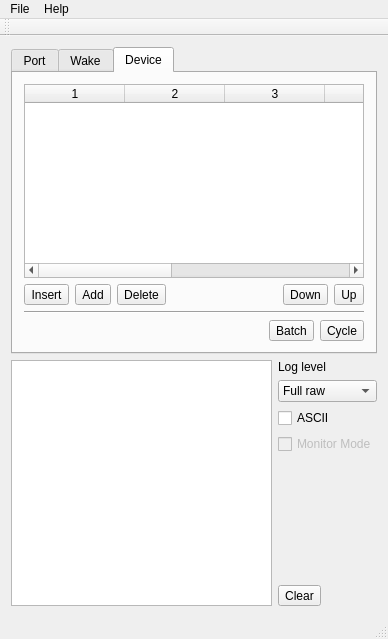
<?xml version="1.0" encoding="UTF-8"?>
<ui version="4.0">
 <class>MainWindow</class>
 <widget class="QMainWindow" name="MainWindow">
  <property name="geometry">
   <rect>
    <x>0</x>
    <y>0</y>
    <width>388</width>
    <height>639</height>
   </rect>
  </property>
  <property name="windowTitle">
   <string>qWake</string>
  </property>
  <widget class="QWidget" name="centralWidget">
   <layout class="QVBoxLayout" name="verticalLayout_10">
    <item>
     <widget class="QTabWidget" name="tabWidget">
      <property name="currentIndex">
       <number>2</number>
      </property>
      <widget class="QWidget" name="tab">
       <attribute name="title">
        <string>Port</string>
       </attribute>
       <layout class="QVBoxLayout" name="verticalLayout_15">
        <item>
         <layout class="QHBoxLayout" name="horizontalLayout_10">
          <item>
           <layout class="QVBoxLayout" name="verticalLayout">
            <item>
             <widget class="QLabel" name="label">
              <property name="text">
               <string>Name</string>
              </property>
             </widget>
            </item>
            <item>
             <widget class="QComboBox" name="cbxPort"/>
            </item>
           </layout>
          </item>
          <item>
           <layout class="QVBoxLayout" name="verticalLayout_2">
            <item>
             <widget class="QLabel" name="label_2">
              <property name="text">
               <string>Speed</string>
              </property>
             </widget>
            </item>
            <item>
             <widget class="QComboBox" name="cbxSpeed">
              <property name="enabled">
               <bool>true</bool>
              </property>
              <property name="editable">
               <bool>false</bool>
              </property>
              <property name="currentIndex">
               <number>7</number>
              </property>
              <item>
               <property name="text">
                <string>1200</string>
               </property>
              </item>
              <item>
               <property name="text">
                <string>2400</string>
               </property>
              </item>
              <item>
               <property name="text">
                <string>4800</string>
               </property>
              </item>
              <item>
               <property name="text">
                <string>9600</string>
               </property>
              </item>
              <item>
               <property name="text">
                <string>19200</string>
               </property>
              </item>
              <item>
               <property name="text">
                <string>38400</string>
               </property>
              </item>
              <item>
               <property name="text">
                <string>57600</string>
               </property>
              </item>
              <item>
               <property name="text">
                <string>115200</string>
               </property>
              </item>
              <item>
               <property name="text">
                <string>230400</string>
               </property>
              </item>
              <item>
               <property name="text">
                <string>460800</string>
               </property>
              </item>
              <item>
               <property name="text">
                <string>921600</string>
               </property>
              </item>
             </widget>
            </item>
           </layout>
          </item>
          <item>
           <layout class="QVBoxLayout" name="verticalLayout_3">
            <item>
             <widget class="QLabel" name="label_3">
              <property name="text">
               <string>Timeout</string>
              </property>
             </widget>
            </item>
            <item>
             <widget class="QSpinBox" name="sbxTimeout">
              <property name="enabled">
               <bool>true</bool>
              </property>
              <property name="maximum">
               <number>10000</number>
              </property>
              <property name="value">
               <number>200</number>
              </property>
             </widget>
            </item>
           </layout>
          </item>
          <item>
           <spacer name="horizontalSpacer_4">
            <property name="orientation">
             <enum>Qt::Horizontal</enum>
            </property>
            <property name="sizeHint" stdset="0">
             <size>
              <width>40</width>
              <height>20</height>
             </size>
            </property>
           </spacer>
          </item>
         </layout>
        </item>
        <item>
         <layout class="QHBoxLayout" name="horizontalLayout_9">
          <item>
           <layout class="QVBoxLayout" name="verticalLayout_4">
            <item>
             <widget class="QLabel" name="label_4">
              <property name="text">
               <string>RTS Mode</string>
              </property>
             </widget>
            </item>
            <item>
             <widget class="QComboBox" name="comboBox_3">
              <property name="enabled">
               <bool>false</bool>
              </property>
              <item>
               <property name="text">
                <string>Disable</string>
               </property>
              </item>
              <item>
               <property name="text">
                <string>Enable</string>
               </property>
              </item>
              <item>
               <property name="text">
                <string>Handshake</string>
               </property>
              </item>
              <item>
               <property name="text">
                <string>Toggle</string>
               </property>
              </item>
             </widget>
            </item>
           </layout>
          </item>
          <item>
           <layout class="QVBoxLayout" name="verticalLayout_5">
            <item>
             <widget class="QLabel" name="label_5">
              <property name="text">
               <string>DTR Mode</string>
              </property>
             </widget>
            </item>
            <item>
             <widget class="QComboBox" name="comboBox_4">
              <property name="enabled">
               <bool>false</bool>
              </property>
              <item>
               <property name="text">
                <string>Disable</string>
               </property>
              </item>
              <item>
               <property name="text">
                <string>Enable</string>
               </property>
              </item>
              <item>
               <property name="text">
                <string>Toggle</string>
               </property>
              </item>
             </widget>
            </item>
           </layout>
          </item>
          <item>
           <layout class="QVBoxLayout" name="verticalLayout_22">
            <item>
             <widget class="QLabel" name="label_19">
              <property name="text">
               <string/>
              </property>
             </widget>
            </item>
            <item>
             <widget class="QCheckBox" name="checkBox">
              <property name="enabled">
               <bool>false</bool>
              </property>
              <property name="text">
               <string>TX Only</string>
              </property>
             </widget>
            </item>
           </layout>
          </item>
          <item>
           <spacer name="horizontalSpacer_3">
            <property name="orientation">
             <enum>Qt::Horizontal</enum>
            </property>
            <property name="sizeHint" stdset="0">
             <size>
              <width>40</width>
              <height>20</height>
             </size>
            </property>
           </spacer>
          </item>
         </layout>
        </item>
        <item>
         <spacer name="verticalSpacer">
          <property name="orientation">
           <enum>Qt::Vertical</enum>
          </property>
          <property name="sizeHint" stdset="0">
           <size>
            <width>20</width>
            <height>40</height>
           </size>
          </property>
         </spacer>
        </item>
        <item>
         <layout class="QHBoxLayout" name="horizontalLayout_11">
          <item>
           <spacer name="horizontalSpacer_2">
            <property name="orientation">
             <enum>Qt::Horizontal</enum>
            </property>
            <property name="sizeHint" stdset="0">
             <size>
              <width>40</width>
              <height>20</height>
             </size>
            </property>
           </spacer>
          </item>
          <item>
           <widget class="QPushButton" name="pbConnect">
            <property name="text">
             <string>Connect</string>
            </property>
           </widget>
          </item>
         </layout>
        </item>
        <item>
         <widget class="Line" name="line">
          <property name="orientation">
           <enum>Qt::Horizontal</enum>
          </property>
         </widget>
        </item>
        <item>
         <layout class="QHBoxLayout" name="horizontalLayout_4">
          <item>
           <widget class="QLineEdit" name="lePortData">
            <property name="toolTip">
             <string>Try send packet with fake CRC :)</string>
            </property>
           </widget>
          </item>
          <item>
           <widget class="QPushButton" name="pbPortSend">
            <property name="text">
             <string>Send</string>
            </property>
           </widget>
          </item>
         </layout>
        </item>
       </layout>
      </widget>
      <widget class="QWidget" name="tab_2">
       <attribute name="title">
        <string>Wake</string>
       </attribute>
       <layout class="QVBoxLayout" name="verticalLayout_23">
        <item>
         <layout class="QHBoxLayout" name="horizontalLayout_2">
          <item>
           <layout class="QVBoxLayout" name="verticalLayout_8">
            <item>
             <widget class="QLabel" name="label_7">
              <property name="text">
               <string>Address</string>
              </property>
             </widget>
            </item>
            <item>
             <widget class="HexSpinBox" name="hsbAddr">
              <property name="prefix">
               <string>0x</string>
              </property>
              <property name="maximum">
               <number>255</number>
              </property>
              <property name="value">
               <number>0</number>
              </property>
             </widget>
            </item>
           </layout>
          </item>
          <item>
           <layout class="QVBoxLayout" name="verticalLayout_9">
            <item>
             <widget class="QLabel" name="label_8">
              <property name="text">
               <string>Command</string>
              </property>
             </widget>
            </item>
            <item>
             <widget class="HexSpinBox" name="hsbCmd">
              <property name="prefix">
               <string>0x</string>
              </property>
              <property name="maximum">
               <number>255</number>
              </property>
              <property name="value">
               <number>3</number>
              </property>
             </widget>
            </item>
           </layout>
          </item>
          <item>
           <layout class="QVBoxLayout" name="verticalLayout_7">
            <item>
             <widget class="QLabel" name="label_6">
              <property name="text">
               <string>Data</string>
              </property>
             </widget>
            </item>
            <item>
             <widget class="QLineEdit" name="leWakeData">
              <property name="sizePolicy">
               <sizepolicy hsizetype="Expanding" vsizetype="Fixed">
                <horstretch>0</horstretch>
                <verstretch>0</verstretch>
               </sizepolicy>
              </property>
             </widget>
            </item>
           </layout>
          </item>
          <item>
           <layout class="QVBoxLayout" name="verticalLayout_11">
            <item>
             <widget class="QLabel" name="label_10">
              <property name="text">
               <string/>
              </property>
             </widget>
            </item>
            <item>
             <widget class="QToolButton" name="pbSend">
              <property name="text">
               <string>...</string>
              </property>
              <property name="icon">
               <iconset>
                <normaloff>:/Start.ico</normaloff>:/Start.ico</iconset>
              </property>
             </widget>
            </item>
           </layout>
          </item>
         </layout>
        </item>
        <item>
         <spacer name="verticalSpacer_2">
          <property name="orientation">
           <enum>Qt::Vertical</enum>
          </property>
          <property name="sizeHint" stdset="0">
           <size>
            <width>20</width>
            <height>125</height>
           </size>
          </property>
         </spacer>
        </item>
       </layout>
      </widget>
      <widget class="QWidget" name="tab_3">
       <attribute name="title">
        <string>Device</string>
       </attribute>
       <layout class="QVBoxLayout" name="verticalLayout_14">
        <item>
         <layout class="QHBoxLayout" name="horizontalLayout_3"/>
        </item>
        <item>
         <widget class="QTableWidget" name="tableWidget">
          <property name="alternatingRowColors">
           <bool>true</bool>
          </property>
          <property name="selectionMode">
           <enum>QAbstractItemView::SingleSelection</enum>
          </property>
          <property name="selectionBehavior">
           <enum>QAbstractItemView::SelectRows</enum>
          </property>
          <property name="gridStyle">
           <enum>Qt::SolidLine</enum>
          </property>
          <property name="rowCount">
           <number>0</number>
          </property>
          <property name="columnCount">
           <number>7</number>
          </property>
          <column/>
          <column/>
          <column/>
          <column/>
          <column/>
          <column/>
          <column/>
         </widget>
        </item>
        <item>
         <layout class="QHBoxLayout" name="horizontalLayout_5">
          <item>
           <widget class="QToolButton" name="tbInsertRow">
            <property name="text">
             <string>Insert</string>
            </property>
           </widget>
          </item>
          <item>
           <widget class="QToolButton" name="tbAddCmd">
            <property name="text">
             <string>Add</string>
            </property>
           </widget>
          </item>
          <item>
           <widget class="QToolButton" name="toolButton_5">
            <property name="text">
             <string>Delete</string>
            </property>
           </widget>
          </item>
          <item>
           <spacer name="horizontalSpacer">
            <property name="orientation">
             <enum>Qt::Horizontal</enum>
            </property>
            <property name="sizeHint" stdset="0">
             <size>
              <width>40</width>
              <height>20</height>
             </size>
            </property>
           </spacer>
          </item>
          <item>
           <widget class="QToolButton" name="toolButton_3">
            <property name="text">
             <string>Down</string>
            </property>
           </widget>
          </item>
          <item>
           <widget class="QToolButton" name="toolButton_4">
            <property name="text">
             <string>Up</string>
            </property>
           </widget>
          </item>
         </layout>
        </item>
        <item>
         <widget class="Line" name="line_2">
          <property name="orientation">
           <enum>Qt::Horizontal</enum>
          </property>
         </widget>
        </item>
        <item>
         <layout class="QHBoxLayout" name="horizontalLayout_6">
          <item>
           <spacer name="horizontalSpacer_5">
            <property name="orientation">
             <enum>Qt::Horizontal</enum>
            </property>
            <property name="sizeHint" stdset="0">
             <size>
              <width>40</width>
              <height>20</height>
             </size>
            </property>
           </spacer>
          </item>
          <item>
           <widget class="QToolButton" name="toolButton_6">
            <property name="text">
             <string>Batch</string>
            </property>
           </widget>
          </item>
          <item>
           <widget class="QToolButton" name="toolButton_7">
            <property name="text">
             <string>Cycle</string>
            </property>
           </widget>
          </item>
         </layout>
        </item>
       </layout>
      </widget>
     </widget>
    </item>
    <item>
     <layout class="QHBoxLayout" name="horizontalLayout">
      <item>
       <widget class="QTextEdit" name="teLog">
        <property name="font">
         <font>
          <family>Monospace</family>
          <pointsize>8</pointsize>
         </font>
        </property>
        <property name="lineWrapMode">
         <enum>QTextEdit::NoWrap</enum>
        </property>
        <property name="readOnly">
         <bool>true</bool>
        </property>
       </widget>
      </item>
      <item>
       <layout class="QVBoxLayout" name="verticalLayout_6">
        <item>
         <widget class="QLabel" name="label_12">
          <property name="text">
           <string>Log level</string>
          </property>
         </widget>
        </item>
        <item>
         <widget class="QComboBox" name="cbxLogLevel">
          <item>
           <property name="text">
            <string>Full raw</string>
           </property>
          </item>
          <item>
           <property name="text">
            <string>Raw</string>
           </property>
          </item>
          <item>
           <property name="text">
            <string>Logic</string>
           </property>
          </item>
         </widget>
        </item>
        <item>
         <widget class="QCheckBox" name="cbxASCII">
          <property name="text">
           <string>ASCII</string>
          </property>
         </widget>
        </item>
        <item>
         <widget class="QCheckBox" name="checkBox_2">
          <property name="enabled">
           <bool>false</bool>
          </property>
          <property name="statusTip">
           <string>Show all data from port</string>
          </property>
          <property name="text">
           <string>Monitor Mode</string>
          </property>
         </widget>
        </item>
        <item>
         <spacer name="verticalSpacer_3">
          <property name="orientation">
           <enum>Qt::Vertical</enum>
          </property>
          <property name="sizeHint" stdset="0">
           <size>
            <width>20</width>
            <height>40</height>
           </size>
          </property>
         </spacer>
        </item>
        <item>
         <widget class="QToolButton" name="btClear">
          <property name="text">
           <string>Clear</string>
          </property>
         </widget>
        </item>
       </layout>
      </item>
     </layout>
    </item>
   </layout>
  </widget>
  <widget class="QMenuBar" name="menuBar">
   <property name="geometry">
    <rect>
     <x>0</x>
     <y>0</y>
     <width>388</width>
     <height>20</height>
    </rect>
   </property>
   <widget class="QMenu" name="menuFile">
    <property name="title">
     <string>File</string>
    </property>
    <addaction name="actionNew_frameset"/>
    <addaction name="actionOpen_frameset"/>
    <addaction name="actionSave_frameset"/>
    <addaction name="actionSave_frameset_as"/>
    <addaction name="separator"/>
    <addaction name="actionExit"/>
   </widget>
   <widget class="QMenu" name="menuHelp">
    <property name="title">
     <string>Help</string>
    </property>
    <addaction name="actionAbout"/>
    <addaction name="actionAbout_Qt"/>
   </widget>
   <addaction name="menuFile"/>
   <addaction name="menuHelp"/>
  </widget>
  <widget class="QToolBar" name="mainToolBar">
   <attribute name="toolBarArea">
    <enum>TopToolBarArea</enum>
   </attribute>
   <attribute name="toolBarBreak">
    <bool>false</bool>
   </attribute>
  </widget>
  <widget class="QStatusBar" name="statusBar"/>
  <action name="actionOpen_frameset">
   <property name="text">
    <string>Open frameset</string>
   </property>
  </action>
  <action name="actionSave_frameset">
   <property name="text">
    <string>Save frameset</string>
   </property>
  </action>
  <action name="actionSave_frameset_as">
   <property name="text">
    <string>Save frameset as...</string>
   </property>
  </action>
  <action name="actionNew_frameset">
   <property name="text">
    <string>New frameset</string>
   </property>
  </action>
  <action name="actionExit">
   <property name="text">
    <string>Exit</string>
   </property>
  </action>
  <action name="actionAbout">
   <property name="text">
    <string>About</string>
   </property>
  </action>
  <action name="actionAbout_Qt">
   <property name="text">
    <string>About Qt</string>
   </property>
  </action>
 </widget>
 <layoutdefault spacing="6" margin="11"/>
 <customwidgets>
  <customwidget>
   <class>HexSpinBox</class>
   <extends>QSpinBox</extends>
   <header>../src/hexspinbox.h</header>
  </customwidget>
 </customwidgets>
 <resources/>
 <connections/>
</ui>
